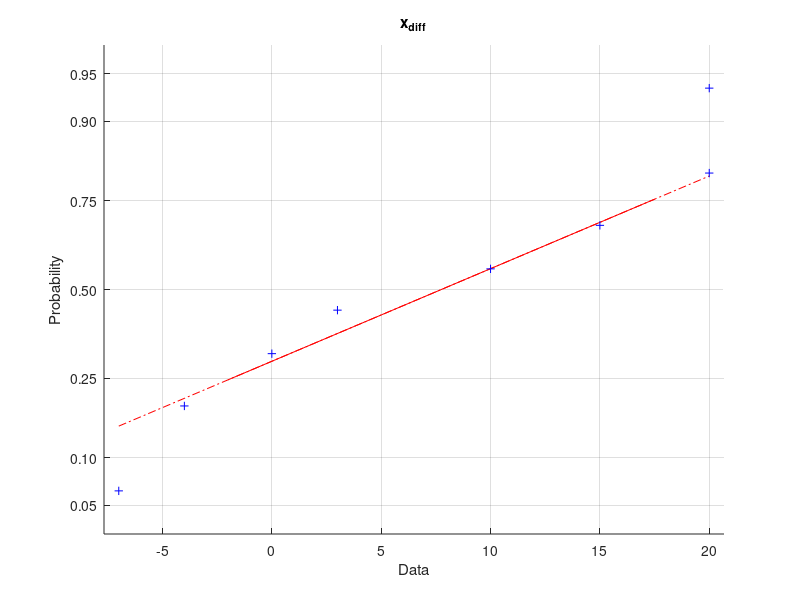

This figure's MATLAB source: (Note: this script raises an error after producing the figure.)
function ass1_2()

% question 2a
    x_before=[185 110 100 150 170 125 160 110];
%    normplot(x_before)
%    title('x_{before}')
    
    x_after=[170 114 90 130 177 122 140 110];
%    figure
%    normplot(x_after)
%    title('x_{after}')
    
    n=length(x_before);
    x_diff=x_before-x_after
%    x_diff=zeros()
%    for i=1:n
%        x_diff(i)=x_before(i)-x_after(i)
%    end;
%    figure
    normplot(x_diff)
    title('x_{diff}')

    
% question 2b
    [h,p,lstat,cv] = lillietest(x_diff)   

    x_comparisons=[
        185 170; 
        110 114; 
        100 90; 
        150 130; 
        170 177; 
        125 122; 
        160 140; 
        110 110];
    [p,table,stat]=anova1(x_comparisons); 
	c=multcompare(stat) 

end